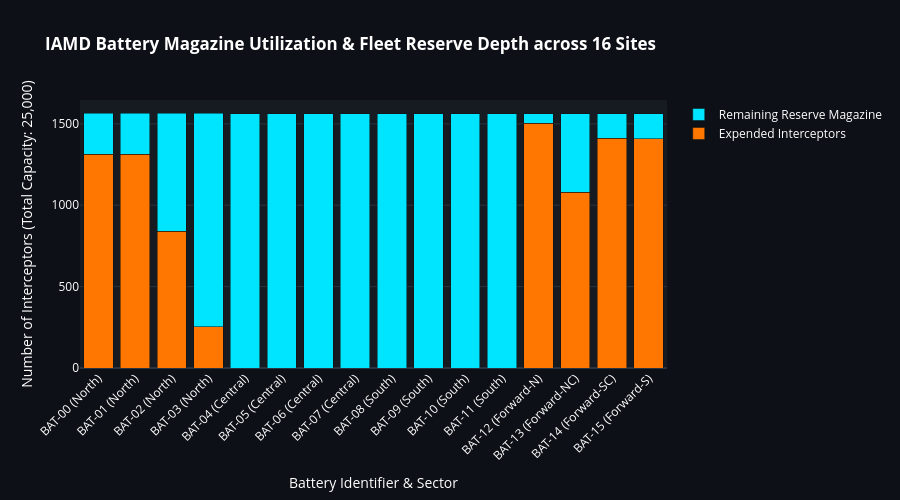
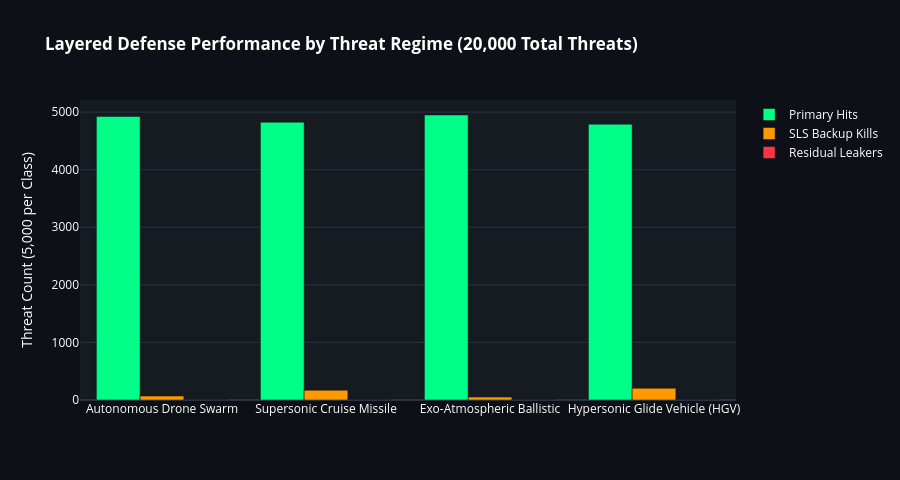

Here is the notebook cell these charts were saved with, in order:
### Code cell
# ==============================================================================
# SECTION 12: BATTERY MAGAZINE DEPLETION & LAYER KILL DASHBOARDS
# ==============================================================================

bat_init_totals = np.sum(battery_magazines, axis=1)
bat_final_totals = np.sum(final_mags, axis=1)
bat_expended = bat_init_totals - bat_final_totals

fig_mag = go.Figure(data=[
    go.Bar(name='Expended Interceptors', x=[f"BAT-{i:02d} ({BATTERY_SECTORS[i]})" for i in range(16)], y=bat_expended, marker_color='#ff7700'),
    go.Bar(name='Remaining Reserve Magazine', x=[f"BAT-{i:02d} ({BATTERY_SECTORS[i]})" for i in range(16)], y=bat_final_totals, marker_color='#00e5ff')
])

fig_mag.update_layout(
    barmode='stack',
    title="<b>IAMD Battery Magazine Utilization & Fleet Reserve Depth across 16 Sites</b>",
    xaxis=dict(title='Battery Identifier & Sector', tickangle=-45),
    yaxis=dict(title='Number of Interceptors (Total Capacity: 25,000)'),
    template="plotly_dark",
    paper_bgcolor='#0d1117',
    plot_bgcolor='#161b22',
    font=dict(color='white'),
    height=500
)
fig_mag.show()

fig_kills = go.Figure(data=[
    go.Bar(name='Primary Hits', x=THREAT_NAMES, y=[int(np.sum(sim_results[sim_results[:, 1] == c, 5])) for c in range(4)], marker_color='#00ff88'),
    go.Bar(name='SLS Backup Kills', x=THREAT_NAMES, y=[int(np.sum((sim_results[sim_results[:, 1] == c, 6] == 1.0) & (sim_results[sim_results[:, 1] == c, 9] == 1.0))) for c in range(4)], marker_color='#ff9900'),
    go.Bar(name='Residual Leakers', x=THREAT_NAMES, y=[int(np.sum(sim_results[sim_results[:, 1] == c, 9] == 0.0)) for c in range(4)], marker_color='#ff3344')
])

fig_kills.update_layout(
    barmode='group',
    title="<b>Layered Defense Performance by Threat Regime (20,000 Total Threats)</b>",
    yaxis=dict(title='Threat Count (5,000 per Class)'),
    template="plotly_dark",
    paper_bgcolor='#0d1117',
    plot_bgcolor='#161b22',
    font=dict(color='white'),
    height=480
)
fig_kills.show()

### Figure 1 — Plotly figure (JSON) as saved in the notebook; plotly's stock layout.template omitted (floating-point values rounded to 4 significant figures)
{"data": [{"marker": {"color": "#ff7700"}, "name": "Expended Interceptors", "type": "bar", "x": ["BAT-00 (North)", "BAT-01 (North)", "BAT-02 (North)", "BAT-03 (North)", "BAT-04 (Central)", "BAT-05 (Central)", "BAT-06 (Central)", "BAT-07 (Central)", "BAT-08 (South)", "BAT-09 (South)", "BAT-10 (South)", "BAT-11 (South)", "BAT-12 (Forward-N)", "BAT-13 (Forward-NC)", "BAT-14 (Forward-SC)", "BAT-15 (Forward-S)"], "y": [1314, 1314, 839, 252, 0, 0, 0, 0, 0, 0, 0, 0, 1503, 1081, 1410, 1409]}, {"marker": {"color": "#00e5ff"}, "name": "Remaining Reserve Magazine", "type": "bar", "x": ["BAT-00 (North)", "BAT-01 (North)", "BAT-02 (North)", "BAT-03 (North)", "BAT-04 (Central)", "BAT-05 (Central)", "BAT-06 (Central)", "BAT-07 (Central)", "BAT-08 (South)", "BAT-09 (South)", "BAT-10 (South)", "BAT-11 (South)", "BAT-12 (Forward-N)", "BAT-13 (Forward-NC)", "BAT-14 (Forward-SC)", "BAT-15 (Forward-S)"], "y": [250, 250, 725, 1312, 1563, 1563, 1563, 1563, 1562, 1562, 1562, 1562, 58, 480, 151, 152]}], "layout": {"barmode": "stack", "font": {"color": "white"}, "height": 500, "paper_bgcolor": "#0d1117", "plot_bgcolor": "#161b22", "title": {"text": "<b>IAMD Battery Magazine Utilization & Fleet Reserve Depth across 16 Sites</b>"}, "xaxis": {"tickangle": -45, "title": {"text": "Battery Identifier & Sector"}}, "yaxis": {"title": {"text": "Number of Interceptors (Total Capacity: 25,000)"}}}}

### Figure 2 — Plotly figure (JSON) as saved in the notebook; plotly's stock layout.template omitted (floating-point values rounded to 4 significant figures)
{"data": [{"marker": {"color": "#00ff88"}, "name": "Primary Hits", "type": "bar", "x": ["Autonomous Drone Swarm", "Supersonic Cruise Missile", "Exo-Atmospheric Ballistic", "Hypersonic Glide Vehicle (HGV)"], "y": [4926, 4824, 4950, 4790]}, {"marker": {"color": "#ff9900"}, "name": "SLS Backup Kills", "type": "bar", "x": ["Autonomous Drone Swarm", "Supersonic Cruise Missile", "Exo-Atmospheric Ballistic", "Hypersonic Glide Vehicle (HGV)"], "y": [70, 170, 50, 204]}, {"marker": {"color": "#ff3344"}, "name": "Residual Leakers", "type": "bar", "x": ["Autonomous Drone Swarm", "Supersonic Cruise Missile", "Exo-Atmospheric Ballistic", "Hypersonic Glide Vehicle (HGV)"], "y": [4, 6, 0, 6]}], "layout": {"barmode": "group", "font": {"color": "white"}, "height": 480, "paper_bgcolor": "#0d1117", "plot_bgcolor": "#161b22", "title": {"text": "<b>Layered Defense Performance by Threat Regime (20,000 Total Threats)</b>"}, "yaxis": {"title": {"text": "Threat Count (5,000 per Class)"}}}}
